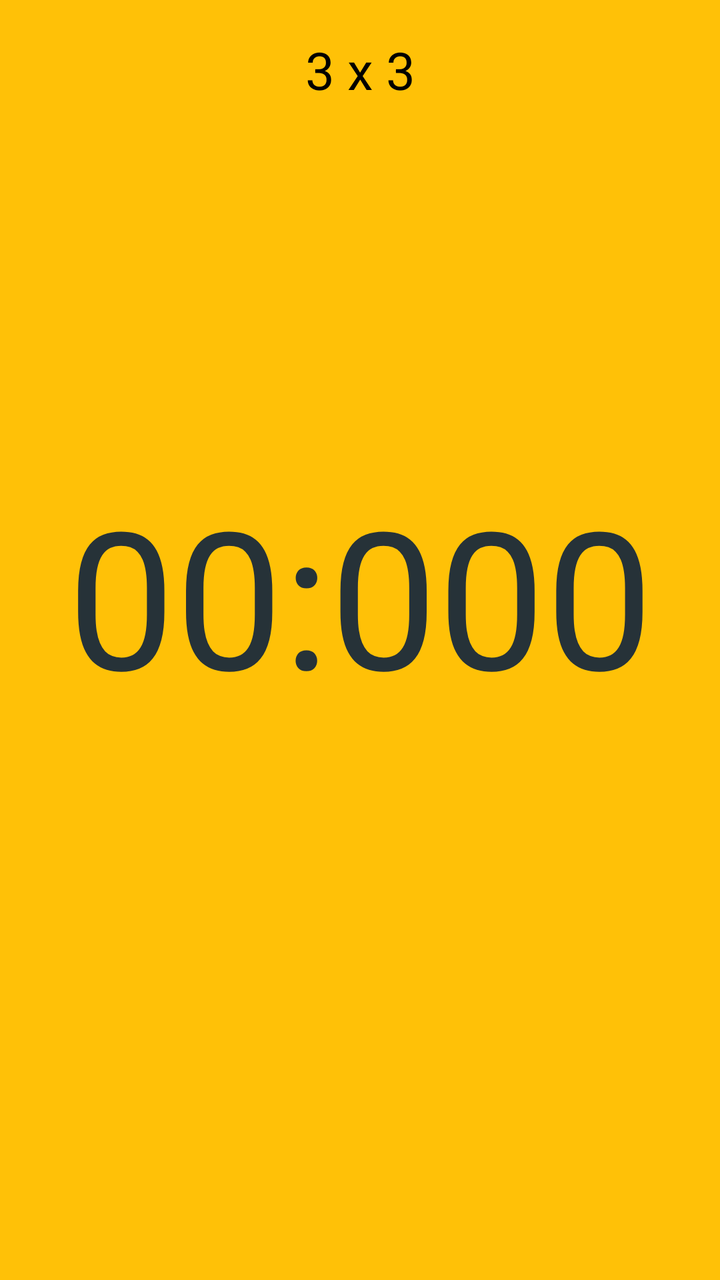
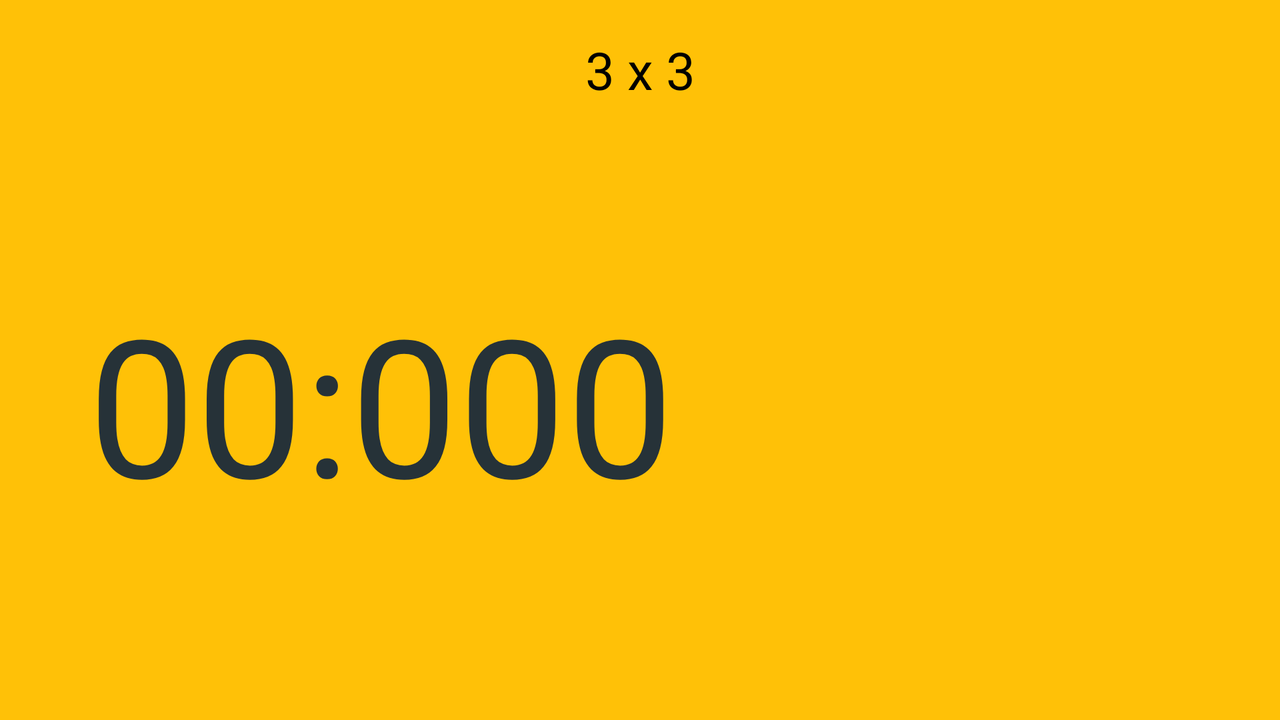

An Android layout and its configuration variant, each rendered on a device that would load it. The default file and the variant file are quoted in full after the pictures.
<!-- AndroidManifest.xml: application theme AppTheme -->
<!-- res/layout/fragment_solo_rooms.xml -->
<?xml version="1.0" encoding="utf-8"?>
<RelativeLayout xmlns:android="http://schemas.android.com/apk/res/android"
    xmlns:app="http://schemas.android.com/apk/res-auto"
    android:layout_width="match_parent"
    android:layout_height="match_parent"
    android:background="@color/colorPrimary">

    <androidx.constraintlayout.widget.ConstraintLayout
        android:id="@+id/rooms_bar"
        android:layout_width="match_parent"
        android:layout_height="70dp"
        android:orientation="horizontal"
        android:padding="10dp">

        <ImageView
            android:id="@+id/rooms_back_iv"
            android:paddingHorizontal="10dp"
            android:layout_width="wrap_content"
            android:layout_height="match_parent"
            android:src="@drawable/ic_baseline_arrow_back_ios_24"
            app:layout_constraintBottom_toBottomOf="@id/rooms_bar"
            app:layout_constraintStart_toStartOf="@id/rooms_bar"
            app:layout_constraintTop_toTopOf="@id/rooms_bar"
            app:tint="#000" />

        <TextView
            android:id="@+id/rooms_puzzle_mode"
            android:paddingHorizontal="10dp"
            android:layout_width="wrap_content"
            android:layout_height="match_parent"
            android:gravity="center"
            android:text="3 x 3"
            android:textColor="#000"
            android:textSize="26dp"
            app:layout_constraintEnd_toStartOf="@id/rooms_settings"
            app:layout_constraintStart_toEndOf="@id/rooms_back_iv" />

        <ImageView
            android:id="@+id/rooms_settings"
            android:layout_width="wrap_content"
            android:paddingHorizontal="10dp"
            android:layout_height="match_parent"
            android:src="@drawable/ic_settings"
            android:tint="#000"
            app:layout_constraintBottom_toBottomOf="@id/rooms_bar"
            app:layout_constraintEnd_toEndOf="parent"
            app:layout_constraintTop_toTopOf="@id/rooms_bar" />

    </androidx.constraintlayout.widget.ConstraintLayout>

    <LinearLayout
        android:id="@+id/layout_solo_main"
        android:layout_width="match_parent"
        android:layout_height="match_parent"
        android:layout_below="@id/rooms_bar"
        android:gravity="center"
        android:orientation="vertical">

        <TextView
            android:id="@+id/chronometer_solo"
            android:layout_width="match_parent"
            android:layout_height="128dp"
            android:layout_marginHorizontal="20dp"
            android:autoSizeMaxTextSize="120sp"
            android:autoSizeMinTextSize="1sp"
            android:autoSizeTextType="uniform"
            android:gravity="center"
            android:maxWidth="500dp"
            android:maxHeight="120dp"
            android:maxLines="1"
            android:minWidth="50dp"
            android:minHeight="10dp"
            android:text="00:000"
            android:textColor="@color/colorAccent" />

        <TextView
            android:layout_width="match_parent"
            android:textColor="@color/colorAccent"
            android:textSize="20sp"
            android:paddingHorizontal="20dp"
            android:gravity="center"
            android:id="@+id/scramble_textView"
            android:layout_height="wrap_content" />

        <LinearLayout
            android:layout_width="match_parent"
            android:layout_height="wrap_content"
            android:layout_marginHorizontal="10dp"
            android:layout_marginVertical="20dp"
            android:gravity="center">

            <com.google.android.material.button.MaterialButton
                android:id="@+id/button_plus_two"
                android:layout_width="wrap_content"
                android:layout_height="wrap_content"
                android:layout_weight="1"
                android:text="+2"
                android:visibility="invisible" />

            <com.google.android.material.button.MaterialButton
                android:id="@+id/button_DNF"
                android:layout_width="wrap_content"
                android:layout_height="wrap_content"
                android:layout_marginHorizontal="10dp"
                android:layout_weight="1"
                android:text="DNF"
                android:visibility="invisible" />

            <com.google.android.material.button.MaterialButton
                android:id="@+id/button_delete_result"
                android:layout_width="wrap_content"
                android:layout_height="wrap_content"
                android:layout_weight="1"
                android:text="delete"
                android:visibility="invisible" />

        </LinearLayout>

    </LinearLayout>

</RelativeLayout>
<!-- resources referenced by this layout -->
<resources>
  <color name="colorAccent">#263238</color>
  <color name="colorPrimary">#FFC107</color>
  <!-- from res/values-notnight/ -->
  <style name="AppTheme" parent="Theme.MaterialComponents.DayNight.NoActionBar">
          <item name="colorPrimary">#FFC107</item>
          <item name="colorControlActivated">@color/colorAccent</item>
          <item name="android:windowContentTransitions">true</item>
          <item name="colorPrimaryDark">@color/colorBackground</item>
          <item name="colorAccent">#263238</item>
          <item name="android:windowTranslucentStatus">true</item>
          <item name="materialAlertDialogTheme">@style/AlertDialogTheme</item>
      </style>
  <color name="colorBackground">#719fc1</color>
  <style name="AlertDialogTheme" parent="ThemeOverlay.MaterialComponents.Dialog.Alert">
          <item name="buttonBarNegativeButtonStyle">@style/NegativeButtonStyle</item>
          <item name="buttonBarPositiveButtonStyle">@style/PositiveButtonStyle</item>
          <item name="buttonBarNeutralButtonStyle">@style/NeutralButtonStyle</item>
      </style>
  <style name="NegativeButtonStyle" parent="Widget.MaterialComponents.Button.TextButton.Dialog">
          <item name="android:textColor">@color/colorNegativeBtn</item>
      </style>
  <style name="PositiveButtonStyle" parent="Widget.MaterialComponents.Button.TextButton.Dialog">
          <item name="android:textColor">@color/colorPositiveBtn</item>
      </style>
  <style name="NeutralButtonStyle" parent="Widget.MaterialComponents.Button.TextButton.Dialog">
          <item name="android:textColor">@color/colorNeutralBtn</item>
      </style>
  <color name="colorNegativeBtn">#A62E2E</color>
  <color name="colorPositiveBtn">#FFC107</color>
  <color name="colorNeutralBtn">#FB8C00</color>
</resources>
<!-- res/layout-land/fragment_solo_rooms.xml (the repository's variant of the layout above) -->
<!-- drawn on the phone turned sideways -->
<?xml version="1.0" encoding="utf-8"?>
<RelativeLayout xmlns:android="http://schemas.android.com/apk/res/android"
    xmlns:app="http://schemas.android.com/apk/res-auto"
    xmlns:tools="http://schemas.android.com/tools"
    android:layout_width="match_parent"
    android:layout_height="match_parent"
    android:background="@color/colorPrimary">

    <androidx.constraintlayout.widget.ConstraintLayout
        android:id="@+id/rooms_bar"
        android:layout_width="match_parent"
        android:layout_height="70dp"
        android:orientation="horizontal"
        android:padding="10dp">

        <ImageView
            android:id="@+id/rooms_back_iv"
            android:layout_width="30dp"
            android:layout_height="30dp"
            android:src="@drawable/ic_baseline_arrow_back_ios_24"
            android:tint="#000"
            app:layout_constraintBottom_toBottomOf="@id/rooms_bar"
            app:layout_constraintStart_toStartOf="@id/rooms_bar"
            app:layout_constraintTop_toTopOf="@id/rooms_bar" />

        <TextView
            android:id="@+id/rooms_puzzle_mode"
            android:layout_width="wrap_content"
            android:layout_height="match_parent"
            android:gravity="center"
            android:text="3 x 3"
            android:textColor="#000"
            android:textSize="26dp"
            app:layout_constraintEnd_toStartOf="@id/rooms_settings"
            app:layout_constraintStart_toEndOf="@id/rooms_back_iv" />

        <ImageView
            android:id="@+id/rooms_settings"
            android:layout_width="30dp"
            android:layout_height="30dp"
            android:src="@drawable/ic_settings"
            android:tint="#000"
            app:layout_constraintBottom_toBottomOf="@id/rooms_bar"
            app:layout_constraintEnd_toEndOf="parent"
            app:layout_constraintTop_toTopOf="@id/rooms_bar" />

    </androidx.constraintlayout.widget.ConstraintLayout>

    <LinearLayout
        android:id="@+id/layout_solo_main"
        android:layout_width="match_parent"
        android:layout_height="match_parent"
        android:layout_below="@id/rooms_bar"
        android:gravity="center"
        android:orientation="vertical">

        <LinearLayout
            android:layout_width="match_parent"
            android:layout_height="128dp"
            android:gravity="center"
            android:orientation="horizontal">

            <TextView
                android:id="@+id/chronometer_solo"
                android:layout_width="300dp"
                android:layout_height="128dp"
                android:layout_marginHorizontal="20dp"
                android:autoSizeMaxTextSize="120sp"
                android:autoSizeMinTextSize="1sp"
                android:autoSizeTextType="uniform"
                android:gravity="center"
                android:maxWidth="500dp"
                android:maxHeight="120dp"
                android:maxLines="1"
                android:minWidth="50dp"
                android:minHeight="10dp"
                android:text="00:000"
                android:textColor="@color/colorAccent" />

            <LinearLayout
                android:layout_width="wrap_content"
                android:layout_height="wrap_content"
                android:layout_marginHorizontal="10dp"
                android:gravity="center"
                android:orientation="horizontal">

                <com.google.android.material.button.MaterialButton
                    android:id="@+id/button_plus_two"
                    android:layout_width="110dp"
                    android:layout_height="110dp"
                    android:layout_marginStart="10dp"
                    android:text="+2"
                    android:visibility="invisible" />

                <LinearLayout
                    android:layout_width="wrap_content"
                    android:layout_height="110dp"
                    android:layout_marginStart="10dp"
                    android:gravity="center"
                    android:orientation="vertical">

                    <com.google.android.material.button.MaterialButton
                        android:id="@+id/button_DNF"
                        android:layout_width="wrap_content"
                        android:layout_height="50dp"
                        android:layout_marginHorizontal="10dp"
                        android:layout_marginBottom="10dp"
                        android:text="DNF"
                        android:visibility="invisible" />

                    <com.google.android.material.button.MaterialButton
                        android:id="@+id/button_delete_result"
                        android:layout_width="wrap_content"
                        android:layout_height="50dp"
                        android:layout_marginHorizontal="10dp"
                        android:text="delete"
                        android:visibility="invisible" />

                </LinearLayout>

            </LinearLayout>


        </LinearLayout>

        <TextView
            android:id="@+id/scramble_textView"
            android:layout_width="match_parent"
            android:layout_height="wrap_content"
            android:gravity="center"
            android:paddingHorizontal="20dp"
            android:textColor="@color/colorAccent"
            android:textSize="20sp" />

    </LinearLayout>

</RelativeLayout>
